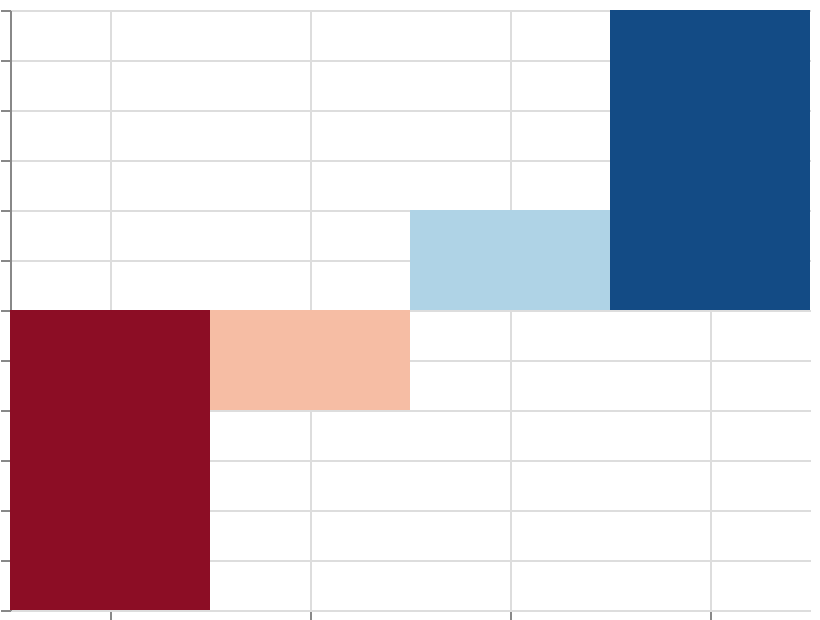

Describe this chart as a Vega-Lite specification.
### Vega specification from a JSON file in a GitHub repository (floating-point values rounded to 4 significant figures)
{"$schema": "https://vega.github.io/schema/vega/v6.json", "width": 400, "height": 300, "padding": 5, "autosize": "none", "data": [{"name": "table", "values": [{"cat": "A", "val": -30}, {"cat": "B", "val": -10}, {"cat": "C", "val": 10}, {"cat": "D", "val": 30}]}], "scales": [{"name": "x", "type": "band", "domain": {"data": "table", "field": "cat", "sort": true}, "range": "width"}, {"name": "y", "type": "linear", "domain": {"data": "table", "field": "val"}, "range": [{"signal": "height"}, 0], "zero": true, "nice": true}, {"name": "color", "type": "linear", "domain": {"data": "table", "field": "val"}, "range": {"scheme": "redblue"}}], "marks": [{"type": "rect", "from": {"data": "table"}, "encode": {"update": {"x": {"scale": "x", "field": "cat"}, "width": {"scale": "x", "band": 1}, "y": {"scale": "y", "field": "val"}, "y2": {"scale": "y", "value": 0}, "fill": {"scale": "color", "field": "val"}}}}], "axes": [{"scale": "x", "orient": "bottom", "grid": true, "labels": false}, {"scale": "y", "orient": "left", "grid": true, "labels": false}], "legends": [{"fill": "color"}]}
